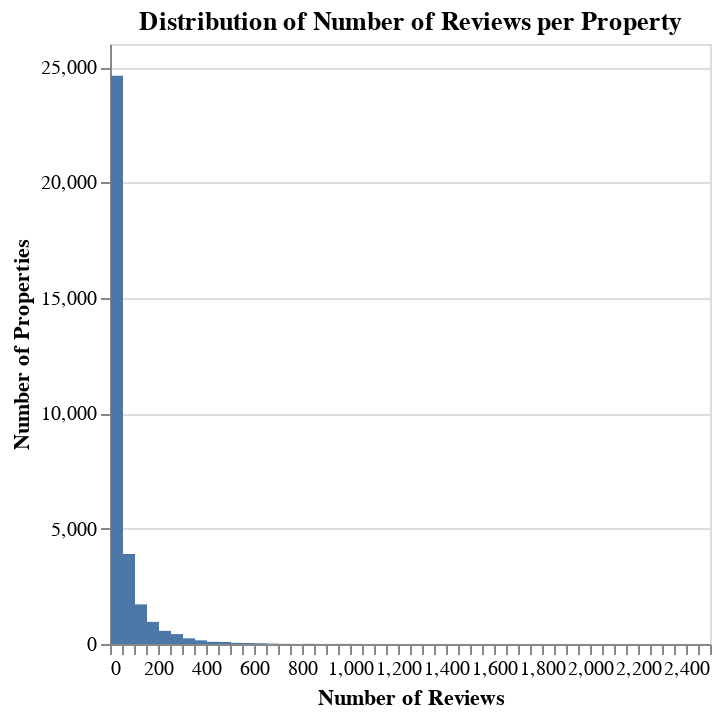

Here is the notebook cell this chart was saved with:
### Code cell
import altair as alt
import pandas as pd
import numpy as np

# Aggregate the number of reviews per property
property_review_counts = df_reviews.groupby('listing_id')['comments'].count().reset_index()

chart = alt.Chart(property_review_counts).mark_bar(
    opacity=1,
    binSpacing=0
).encode(
    alt.X('comments:Q', bin=alt.Bin(step=50), title='Number of Reviews'),
    alt.Y('count()', title='Number of Properties')
).properties(
    title='Distribution of Number of Reviews per Property'
)

# Show the chart
chart

### Figure 1 — Vega-Lite specification as saved in the notebook (floating-point values rounded to 4 significant figures; data arrays with more than 128 entries replaced by an {"elided": "..."} marker saying what was removed)
{"config": {"view": {"continuousWidth": 300, "continuousHeight": 300}}, "data": {"name": "data-7bc83770f1b8d8ec365d2b4c97c5525b"}, "mark": {"type": "bar", "binSpacing": 0, "opacity": 1}, "encoding": {"x": {"bin": {"step": 50}, "field": "comments", "title": "Number of Reviews", "type": "quantitative"}, "y": {"aggregate": "count", "title": "Number of Properties", "type": "quantitative"}}, "title": "Distribution of Number of Reviews per Property", "$schema": "https://vega.github.io/schema/vega-lite/v5.15.1.json", "datasets": {"data-7bc83770f1b8d8ec365d2b4c97c5525b": {"elided": "32962 records"}}}
